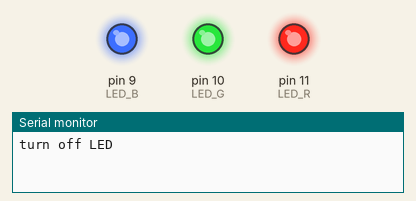
Simulated run of this sketch. Board: Arduino Uno, built with avr-gcc and run on an emulated ATmega328P. On the bench: output pins drawn as LEDs (lit = HIGH), the last lines printed to the serial monitor.

Above: at 0.1 s.
At 3.1 s:
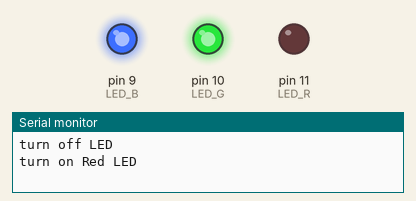
At 9.1 s:
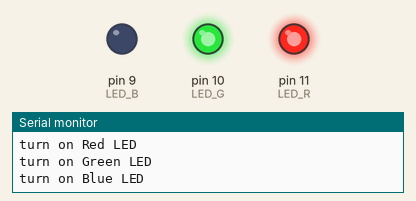
At 18.1 s:
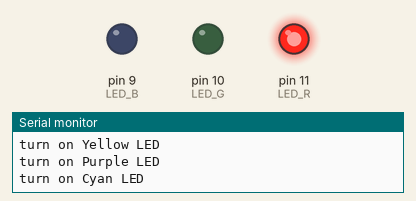
At 27.1 s:
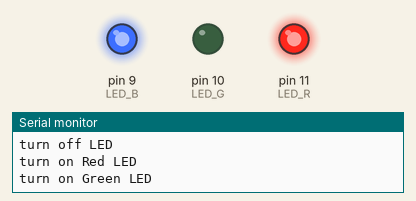
At 36.1 s:
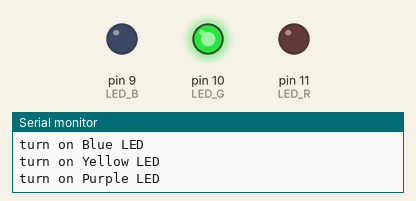
Timing chart, 0 to 40.0 s (numbered marks = the images above):
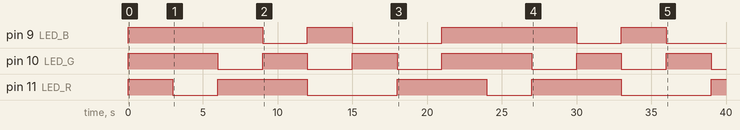

Measured:
- by itself, pin 9 (LED_B): LOW → HIGH at 0.00 s, → LOW 9.0 s later, → HIGH 3.0 s later, → LOW 3.0 s later, … (8 changes in this stretch)
- by itself, pin 10 (LED_G): LOW → HIGH at 0.00 s, → LOW 6.0 s later, → HIGH 3.0 s later, → LOW 3.0 s later, … (12 changes in this stretch)
- by itself, pin 11 (LED_R): LOW → HIGH at 0.00 s, → LOW 3.0 s later, → HIGH 3.0 s later, → LOW 6.0 s later, … (9 changes in this stretch)

The sketch:

20200302___LED_______-___.ino
```cpp
int LED_R=11;
int LED_G=10;
int LED_B=9;

void setup() {
  Serial.begin(9600);
  pinMode(LED_R,OUTPUT);
  pinMode(LED_G,OUTPUT);
  pinMode(LED_B,OUTPUT);
}

void loop() {
  analogWrite(LED_R,255);
  analogWrite(LED_G,255);
  analogWrite(LED_B,255);
  Serial.println("turn off LED");
  delay(3000);
  analogWrite(LED_R,0);
  analogWrite(LED_G,255);
  analogWrite(LED_B,255);
  Serial.println("turn on Red LED");
  delay(3000);
  analogWrite(LED_R,255);
  analogWrite(LED_G,0);
  analogWrite(LED_B,255);
  Serial.println("turn on Green LED");
  delay(3000);
  analogWrite(LED_R,255);
  analogWrite(LED_G,255);
  analogWrite(LED_B,0);
  Serial.println("turn on Blue LED");
  delay(3000);
  analogWrite(LED_R,0);
  analogWrite(LED_G,0);
  analogWrite(LED_B,255);
  Serial.println("turn on Yellow LED");
  delay(3000);
  analogWrite(LED_R,0);
  analogWrite(LED_G,255);
  analogWrite(LED_B,0);
  Serial.println("turn on Purple LED");
  delay(3000);
  analogWrite(LED_R,255);
  analogWrite(LED_G,0);
  analogWrite(LED_B,0);
  Serial.println("turn on Cyan LED");
  delay(3000);
}
```
